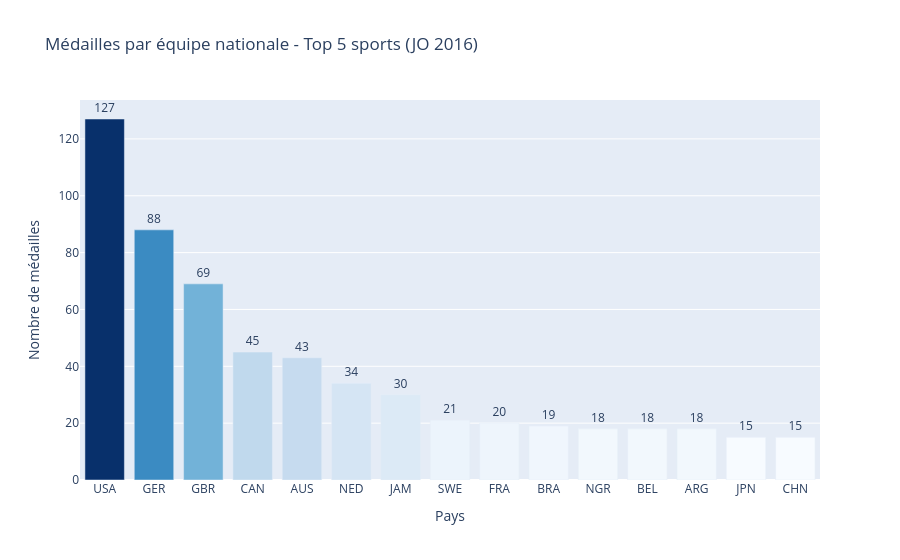

Here is the notebook cell this chart was saved with:
### Code cell
# Nombre de médailles par pays
medals_by_team = df_top5['NOC'].value_counts().reset_index()
medals_by_team.columns = ['NOC', 'Medal_Count']

# Top 15 pays pour une meilleure lisibilité
medals_by_team = medals_by_team.head(15)

fig = px.bar(
    medals_by_team,
    x='NOC', y='Medal_Count',
    title='Médailles par équipe nationale - Top 5 sports (JO 2016)',
    labels={'NOC': 'Pays', 'Medal_Count': 'Nombre de médailles'},
    color='Medal_Count',
    color_continuous_scale='Blues',
    text='Medal_Count'
)
fig.update_traces(textposition='outside')
fig.update_layout(coloraxis_showscale=False)
fig.show()

### Figure 1 — Plotly figure (JSON) as saved in the notebook; plotly's stock layout.template omitted (floating-point values rounded to 4 significant figures)
{"data": [{"hovertemplate": "Pays=%{x}<br>Nombre de médailles=%{marker.color}<extra></extra>", "legendgroup": "", "marker": {"color": [127, 88, 69, 45, 43, 34, 30, 21, 20, 19, 18, 18, 18, 15, 15], "coloraxis": "coloraxis", "pattern": {"shape": ""}}, "name": "", "orientation": "v", "showlegend": false, "text": [127.0, 88.0, 69.0, 45.0, 43.0, 34.0, 30.0, 21.0, 20.0, 19.0, 18.0, 18.0, 18.0, 15.0, 15.0], "textposition": "outside", "type": "bar", "x": ["USA", "GER", "GBR", "CAN", "AUS", "NED", "JAM", "SWE", "FRA", "BRA", "NGR", "BEL", "ARG", "JPN", "CHN"], "xaxis": "x", "y": [127, 88, 69, 45, 43, 34, 30, 21, 20, 19, 18, 18, 18, 15, 15], "yaxis": "y"}], "layout": {"barmode": "relative", "coloraxis": {"colorbar": {"title": {"text": "Nombre de médailles"}}, "colorscale": [[0, "rgb(247,251,255)"], [0.125, "rgb(222,235,247)"], [0.25, "rgb(198,219,239)"], [0.375, "rgb(158,202,225)"], [0.5, "rgb(107,174,214)"], [0.625, "rgb(66,146,198)"], [0.75, "rgb(33,113,181)"], [0.875, "rgb(8,81,156)"], [1, "rgb(8,48,107)"]], "showscale": false}, "legend": {"tracegroupgap": 0}, "title": {"text": "Médailles par équipe nationale - Top 5 sports (JO 2016)"}, "xaxis": {"anchor": "y", "domain": [0, 1], "title": {"text": "Pays"}}, "yaxis": {"anchor": "x", "domain": [0, 1], "title": {"text": "Nombre de médailles"}}}}
